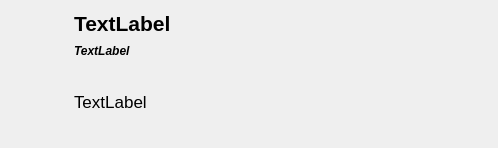
<?xml version="1.0" encoding="UTF-8"?>
<ui version="4.0">
 <class>Dialog</class>
 <widget class="QDialog" name="Dialog">
  <property name="geometry">
   <rect>
    <x>0</x>
    <y>0</y>
    <width>498</width>
    <height>148</height>
   </rect>
  </property>
  <property name="windowTitle">
   <string>About Polkit Manager</string>
  </property>
  <layout class="QGridLayout" name="gridLayout" columnstretch="0,1">
   <item row="0" column="0">
    <layout class="QVBoxLayout" name="icon_v_layout">
     <property name="spacing">
      <number>10</number>
     </property>
     <property name="leftMargin">
      <number>10</number>
     </property>
     <property name="rightMargin">
      <number>30</number>
     </property>
     <item>
      <widget class="QLabel" name="icon_label">
       <property name="text">
        <string/>
       </property>
       <property name="pixmap">
        <pixmap resource="../resources/resources.qrc">:/resources/privacy-policy.png</pixmap>
       </property>
      </widget>
     </item>
    </layout>
   </item>
   <item row="0" column="1">
    <layout class="QVBoxLayout" name="info_v_layout" stretch="1,1,4">
     <property name="leftMargin">
      <number>10</number>
     </property>
     <item>
      <widget class="QLabel" name="title_label">
       <property name="font">
        <font>
         <pointsize>16</pointsize>
         <bold>true</bold>
        </font>
       </property>
       <property name="text">
        <string>TextLabel</string>
       </property>
      </widget>
     </item>
     <item>
      <widget class="QLabel" name="version_label">
       <property name="font">
        <font>
         <italic>true</italic>
         <bold>true</bold>
        </font>
       </property>
       <property name="text">
        <string>TextLabel</string>
       </property>
      </widget>
     </item>
     <item>
      <widget class="QLabel" name="description_label">
       <property name="font">
        <font>
         <pointsize>13</pointsize>
        </font>
       </property>
       <property name="text">
        <string>TextLabel</string>
       </property>
      </widget>
     </item>
    </layout>
   </item>
  </layout>
 </widget>
 <resources>
  <include location="../resources/resources.qrc"/>
 </resources>
 <connections/>
</ui>
